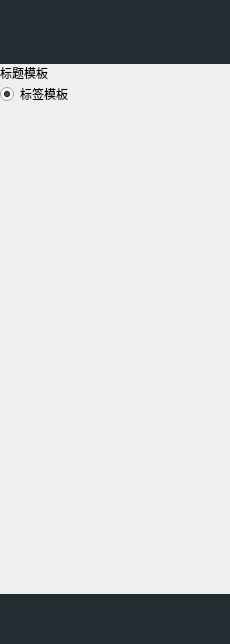
<?xml version="1.0" encoding="UTF-8"?>
<ui version="4.0">
 <class>__root</class>
 <widget class="QWidget" name="__root">
  <property name="geometry">
   <rect>
    <x>0</x>
    <y>0</y>
    <width>230</width>
    <height>644</height>
   </rect>
  </property>
  <property name="minimumSize">
   <size>
    <width>230</width>
    <height>0</height>
   </size>
  </property>
  <property name="maximumSize">
   <size>
    <width>230</width>
    <height>16777215</height>
   </size>
  </property>
  <property name="windowTitle">
   <string>Form</string>
  </property>
  <property name="styleSheet">
   <string notr="true">QWidget#__root {
	background-color: #222d32;
}

QWidget#__slotFooter
{
	min-height: 50px;
	max-height: 50px;
}

QWidget#__slotHeader
{
	min-height: 64px;
	max-height: 64px;
}

QScrollArea[accessibleName=&quot;drawer:scroll&quot;]
{
	background-color: transparent;
}

QWidget[accessibleName=&quot;drawer:frame&quot;]{
	
	background-color: rgb(34, 45, 50);
}


QLabel[accessibleName=&quot;drawer:section&quot;]{
	min-height:38;
	max-height:38;
	background-color: rgb(26, 34, 38);
	color: rgb(55, 100, 88);
	font: 11pt;
	padding-left:12px;
}


QRadioButton[accessibleName=&quot;drawer:tab&quot;]{
	min-height:44;
	max-height:44;
	color: rgb(255, 255, 255);
	font: 11pt;
	padding-left:14px;
	icon-size: 24px;
}

QRadioButton[accessibleName=&quot;drawer:tab&quot;]:checked {
	background-color: qlineargradient(spread:pad, x1:0, y1:0, x2:1, y2:0, stop:0 rgba(60, 141, 188, 255), stop:0.02 rgba(60, 141, 188, 255), stop:0.021 rgba(44, 59, 65, 255), stop:1 rgba(44, 59, 65, 255));
}

QRadioButton[accessibleName=&quot;drawer:tab&quot;]::indicator{
    width: 0;
    height: 0;
}
</string>
  </property>
  <layout class="QVBoxLayout" name="verticalLayout">
   <property name="spacing">
    <number>0</number>
   </property>
   <property name="leftMargin">
    <number>0</number>
   </property>
   <property name="topMargin">
    <number>0</number>
   </property>
   <property name="rightMargin">
    <number>0</number>
   </property>
   <property name="bottomMargin">
    <number>0</number>
   </property>
   <item>
    <widget class="QWidget" name="__slotHeader" native="true">
     <property name="minimumSize">
      <size>
       <width>0</width>
       <height>64</height>
      </size>
     </property>
     <property name="maximumSize">
      <size>
       <width>16777215</width>
       <height>64</height>
      </size>
     </property>
     <layout class="QHBoxLayout" name="horizontalLayout_3">
      <property name="spacing">
       <number>0</number>
      </property>
      <property name="leftMargin">
       <number>0</number>
      </property>
      <property name="topMargin">
       <number>0</number>
      </property>
      <property name="rightMargin">
       <number>0</number>
      </property>
      <property name="bottomMargin">
       <number>0</number>
      </property>
     </layout>
    </widget>
   </item>
   <item>
    <widget class="QScrollArea" name="scrollArea">
     <property name="accessibleName">
      <string notr="true">drawer:scroll</string>
     </property>
     <property name="frameShape">
      <enum>QFrame::NoFrame</enum>
     </property>
     <property name="widgetResizable">
      <bool>true</bool>
     </property>
     <widget class="QWidget" name="scrollAreaWidgetContents">
      <property name="geometry">
       <rect>
        <x>0</x>
        <y>0</y>
        <width>230</width>
        <height>530</height>
       </rect>
      </property>
      <property name="accessibleName">
       <string notr="true">drawer:frame</string>
      </property>
      <layout class="QVBoxLayout" name="verticalLayout_3">
       <property name="spacing">
        <number>0</number>
       </property>
       <property name="leftMargin">
        <number>0</number>
       </property>
       <property name="topMargin">
        <number>0</number>
       </property>
       <property name="rightMargin">
        <number>0</number>
       </property>
       <property name="bottomMargin">
        <number>0</number>
       </property>
       <item>
        <widget class="QWidget" name="__container" native="true">
         <layout class="QVBoxLayout" name="verticalLayout_4">
          <property name="spacing">
           <number>0</number>
          </property>
          <property name="leftMargin">
           <number>0</number>
          </property>
          <property name="topMargin">
           <number>0</number>
          </property>
          <property name="rightMargin">
           <number>0</number>
          </property>
          <property name="bottomMargin">
           <number>0</number>
          </property>
          <item>
           <widget class="QLabel" name="__templateSection">
            <property name="accessibleName">
             <string notr="true">drawer:section</string>
            </property>
            <property name="text">
             <string>标题模板</string>
            </property>
           </widget>
          </item>
          <item>
           <widget class="QRadioButton" name="__templateTab">
            <property name="accessibleName">
             <string notr="true">drawer:tab</string>
            </property>
            <property name="text">
             <string>标签模板</string>
            </property>
            <property name="icon">
             <iconset>
              <normaloff>:/button/close_normal</normaloff>:/button/close_normal</iconset>
            </property>
            <property name="checked">
             <bool>true</bool>
            </property>
           </widget>
          </item>
         </layout>
        </widget>
       </item>
       <item>
        <spacer name="verticalSpacer">
         <property name="orientation">
          <enum>Qt::Vertical</enum>
         </property>
         <property name="sizeHint" stdset="0">
          <size>
           <width>20</width>
           <height>215</height>
          </size>
         </property>
        </spacer>
       </item>
      </layout>
     </widget>
    </widget>
   </item>
   <item>
    <widget class="QWidget" name="__slotFooter" native="true">
     <layout class="QHBoxLayout" name="horizontalLayout_2">
      <property name="spacing">
       <number>0</number>
      </property>
      <property name="leftMargin">
       <number>0</number>
      </property>
      <property name="topMargin">
       <number>0</number>
      </property>
      <property name="rightMargin">
       <number>0</number>
      </property>
      <property name="bottomMargin">
       <number>0</number>
      </property>
     </layout>
    </widget>
   </item>
  </layout>
 </widget>
 <resources/>
 <connections/>
</ui>
